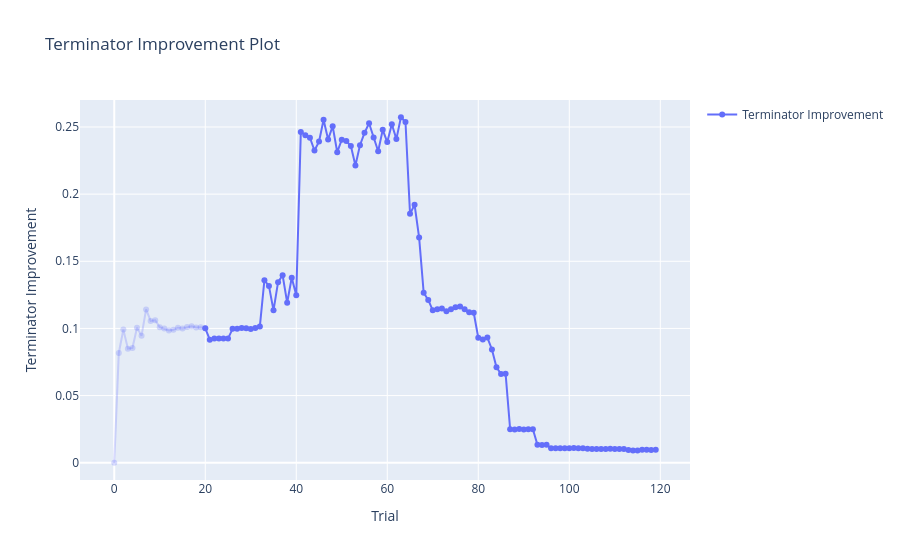

Notebook code cell kept with this figure:
### Code cell
optuna.visualization.plot_terminator_improvement(study).show()
